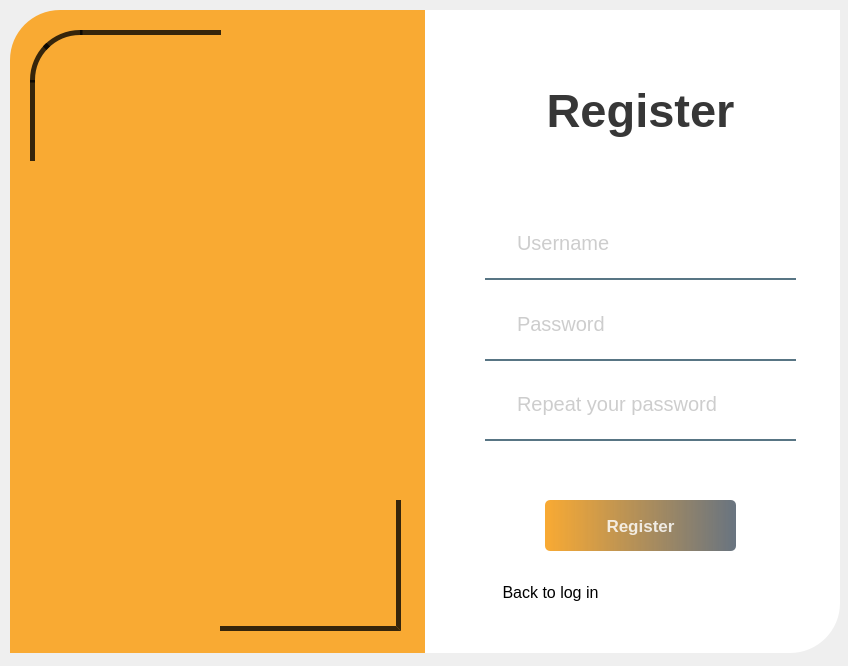
<?xml version="1.0" encoding="UTF-8"?>
<ui version="4.0">
 <class>RegisterWindow</class>
 <widget class="QMainWindow" name="RegisterWindow">
  <property name="geometry">
   <rect>
    <x>0</x>
    <y>0</y>
    <width>848</width>
    <height>666</height>
   </rect>
  </property>
  <property name="windowTitle">
   <string>MainWindow</string>
  </property>
  <widget class="QWidget" name="centralwidget">
   <widget class="QWidget" name="right" native="true">
    <property name="geometry">
     <rect>
      <x>425</x>
      <y>10</y>
      <width>415</width>
      <height>643</height>
     </rect>
    </property>
    <property name="styleSheet">
     <string notr="true">background-color: rgba(255,255,255,255);
border-bottom-right-radius: 50px;</string>
    </property>
    <widget class="QLabel" name="RegisterLabel">
     <property name="geometry">
      <rect>
       <x>110</x>
       <y>70</y>
       <width>211</width>
       <height>61</height>
      </rect>
     </property>
     <property name="sizePolicy">
      <sizepolicy hsizetype="Preferred" vsizetype="Preferred">
       <horstretch>0</horstretch>
       <verstretch>0</verstretch>
      </sizepolicy>
     </property>
     <property name="font">
      <font>
       <pointsize>35</pointsize>
       <bold>true</bold>
      </font>
     </property>
     <property name="styleSheet">
      <string notr="true">color: rgba(0,0,0,200);</string>
     </property>
     <property name="text">
      <string>Register</string>
     </property>
     <property name="alignment">
      <set>Qt::AlignmentFlag::AlignCenter</set>
     </property>
    </widget>
    <widget class="QPushButton" name="RegisterButton">
     <property name="geometry">
      <rect>
       <x>120</x>
       <y>490</y>
       <width>191</width>
       <height>51</height>
      </rect>
     </property>
     <property name="sizePolicy">
      <sizepolicy hsizetype="Preferred" vsizetype="Preferred">
       <horstretch>0</horstretch>
       <verstretch>0</verstretch>
      </sizepolicy>
     </property>
     <property name="font">
      <font>
       <pointsize>13</pointsize>
       <bold>true</bold>
      </font>
     </property>
     <property name="mouseTracking">
      <bool>true</bool>
     </property>
     <property name="focusPolicy">
      <enum>Qt::FocusPolicy::NoFocus</enum>
     </property>
     <property name="styleSheet">
      <string notr="true">QPushButton{
	background-color: qlineargradient(spread:pad, x1:0, y1:0, x2:1, y2:0, stop:0 rgb(249,170,51), stop:1 rgba(85, 98, 112, 226));
	color: rgba(255, 255, 255, 210);
	border-radius: 5px;
}

QPushButton:hover {
background-color: qlineargradient(spread:pad, x1:0, y1:0, x2:1, y2:0, stop:0 rgba(150, 123, 111, 219), stop:1 rgba(85, 81, 84, 226));
}

QPushButton:pressed{
	padding-left: 5px;
	padding-top: 5px;
	background-color: rgba(150, 123, 111, 255);
}</string>
     </property>
     <property name="text">
      <string>Register</string>
     </property>
    </widget>
    <widget class="QPushButton" name="BackToLogInButton">
     <property name="geometry">
      <rect>
       <x>60</x>
       <y>570</y>
       <width>131</width>
       <height>24</height>
      </rect>
     </property>
     <property name="font">
      <font>
       <pointsize>12</pointsize>
      </font>
     </property>
     <property name="cursor">
      <cursorShape>PointingHandCursor</cursorShape>
     </property>
     <property name="styleSheet">
      <string notr="true">color: rgb(0, 0, 0);
background-color: rgb(255, 255, 255);</string>
     </property>
     <property name="text">
      <string>Back to log in</string>
     </property>
     <property name="icon">
      <iconset resource="icons.qrc">
       <normaloff>:/Icons/icons/arrow-left.svg</normaloff>:/Icons/icons/arrow-left.svg</iconset>
     </property>
     <property name="checkable">
      <bool>false</bool>
     </property>
    </widget>
    <widget class="QWidget" name="layoutWidget">
     <property name="geometry">
      <rect>
       <x>60</x>
       <y>170</y>
       <width>311</width>
       <height>261</height>
      </rect>
     </property>
     <layout class="QVBoxLayout" name="Credentials" stretch="1,5,5,5">
      <item>
       <widget class="QLabel" name="StatusRegister">
        <property name="sizePolicy">
         <sizepolicy hsizetype="Preferred" vsizetype="Preferred">
          <horstretch>0</horstretch>
          <verstretch>0</verstretch>
         </sizepolicy>
        </property>
        <property name="font">
         <font>
          <pointsize>13</pointsize>
          <bold>false</bold>
         </font>
        </property>
        <property name="styleSheet">
         <string notr="true">color:  rgb(249,170,51);
background-color: rgb(255, 255, 255);</string>
        </property>
        <property name="midLineWidth">
         <number>0</number>
        </property>
        <property name="text">
         <string/>
        </property>
        <property name="alignment">
         <set>Qt::AlignmentFlag::AlignLeading|Qt::AlignmentFlag::AlignLeft|Qt::AlignmentFlag::AlignVCenter</set>
        </property>
       </widget>
      </item>
      <item>
       <widget class="QWidget" name="UserWidget" native="true">
        <property name="styleSheet">
         <string notr="true">border-bottom: 2px solid rgba(46, 82, 101, 0.8);
border-bottom-left-radius: 0;
border-bottom-right-radius: 0;
</string>
        </property>
        <layout class="QHBoxLayout" name="horizontalLayout_3" stretch="1,0">
         <property name="spacing">
          <number>0</number>
         </property>
         <property name="leftMargin">
          <number>0</number>
         </property>
         <property name="topMargin">
          <number>0</number>
         </property>
         <property name="rightMargin">
          <number>0</number>
         </property>
         <property name="bottomMargin">
          <number>0</number>
         </property>
         <item>
          <widget class="QLabel" name="UserIcon">
           <property name="minimumSize">
            <size>
             <width>10</width>
             <height>10</height>
            </size>
           </property>
           <property name="maximumSize">
            <size>
             <width>30</width>
             <height>30</height>
            </size>
           </property>
           <property name="styleSheet">
            <string notr="true">border: none;</string>
           </property>
           <property name="text">
            <string/>
           </property>
           <property name="pixmap">
            <pixmap resource="icons.qrc">:/Icons/icons/user.svg</pixmap>
           </property>
           <property name="scaledContents">
            <bool>false</bool>
           </property>
          </widget>
         </item>
         <item>
          <widget class="QLineEdit" name="Username">
           <property name="sizePolicy">
            <sizepolicy hsizetype="Preferred" vsizetype="Preferred">
             <horstretch>0</horstretch>
             <verstretch>0</verstretch>
            </sizepolicy>
           </property>
           <property name="font">
            <font>
             <pointsize>15</pointsize>
            </font>
           </property>
           <property name="styleSheet">
            <string notr="true">background-color: rgba(0,0,0,0);
border: none;
color: rgba(0,0,0,100);
</string>
           </property>
           <property name="echoMode">
            <enum>QLineEdit::EchoMode::Normal</enum>
           </property>
           <property name="placeholderText">
            <string>Username</string>
           </property>
          </widget>
         </item>
        </layout>
        <zorder>Username</zorder>
        <zorder>UserIcon</zorder>
       </widget>
      </item>
      <item>
       <widget class="QWidget" name="PassWidget" native="true">
        <property name="styleSheet">
         <string notr="true">border-bottom: 2px solid rgba(46, 82, 101, 0.8);
border-bottom-left-radius: 0;
border-bottom-right-radius: 0;
</string>
        </property>
        <layout class="QHBoxLayout" name="horizontalLayout_4" stretch="1,0">
         <property name="spacing">
          <number>0</number>
         </property>
         <property name="leftMargin">
          <number>0</number>
         </property>
         <property name="topMargin">
          <number>0</number>
         </property>
         <property name="rightMargin">
          <number>0</number>
         </property>
         <property name="bottomMargin">
          <number>0</number>
         </property>
         <item>
          <widget class="QLabel" name="PassIcon">
           <property name="minimumSize">
            <size>
             <width>10</width>
             <height>10</height>
            </size>
           </property>
           <property name="maximumSize">
            <size>
             <width>30</width>
             <height>30</height>
            </size>
           </property>
           <property name="styleSheet">
            <string notr="true">border: none;</string>
           </property>
           <property name="text">
            <string/>
           </property>
           <property name="pixmap">
            <pixmap resource="icons.qrc">:/Icons/icons/lock.svg</pixmap>
           </property>
           <property name="scaledContents">
            <bool>false</bool>
           </property>
          </widget>
         </item>
         <item>
          <widget class="QLineEdit" name="Password">
           <property name="sizePolicy">
            <sizepolicy hsizetype="Preferred" vsizetype="Preferred">
             <horstretch>0</horstretch>
             <verstretch>0</verstretch>
            </sizepolicy>
           </property>
           <property name="font">
            <font>
             <pointsize>15</pointsize>
            </font>
           </property>
           <property name="styleSheet">
            <string notr="true">background-color: rgba(0,0,0,0);
border: none;
color: rgba(0,0,0,100);
</string>
           </property>
           <property name="echoMode">
            <enum>QLineEdit::EchoMode::Password</enum>
           </property>
           <property name="placeholderText">
            <string>Password</string>
           </property>
          </widget>
         </item>
        </layout>
       </widget>
      </item>
      <item>
       <widget class="QWidget" name="RepeatPassWidget" native="true">
        <property name="styleSheet">
         <string notr="true">border-bottom: 2px solid rgba(46, 82, 101, 0.8);
border-bottom-left-radius: 0;
border-bottom-right-radius: 0;
</string>
        </property>
        <layout class="QHBoxLayout" name="horizontalLayout_5" stretch="1,0">
         <property name="spacing">
          <number>0</number>
         </property>
         <property name="leftMargin">
          <number>0</number>
         </property>
         <property name="topMargin">
          <number>0</number>
         </property>
         <property name="rightMargin">
          <number>0</number>
         </property>
         <property name="bottomMargin">
          <number>0</number>
         </property>
         <item>
          <widget class="QLabel" name="RepeatPassIcon">
           <property name="minimumSize">
            <size>
             <width>10</width>
             <height>10</height>
            </size>
           </property>
           <property name="maximumSize">
            <size>
             <width>30</width>
             <height>30</height>
            </size>
           </property>
           <property name="styleSheet">
            <string notr="true">border: none;</string>
           </property>
           <property name="text">
            <string/>
           </property>
           <property name="pixmap">
            <pixmap resource="icons.qrc">:/Icons/icons/lock.svg</pixmap>
           </property>
           <property name="scaledContents">
            <bool>false</bool>
           </property>
          </widget>
         </item>
         <item>
          <widget class="QLineEdit" name="RepeatPassword">
           <property name="sizePolicy">
            <sizepolicy hsizetype="Preferred" vsizetype="Preferred">
             <horstretch>0</horstretch>
             <verstretch>0</verstretch>
            </sizepolicy>
           </property>
           <property name="font">
            <font>
             <pointsize>15</pointsize>
            </font>
           </property>
           <property name="styleSheet">
            <string notr="true">background-color: rgba(0,0,0,0);
border: none;
color: rgba(0,0,0,100);
</string>
           </property>
           <property name="echoMode">
            <enum>QLineEdit::EchoMode::Password</enum>
           </property>
           <property name="placeholderText">
            <string>Repeat your password</string>
           </property>
          </widget>
         </item>
        </layout>
       </widget>
      </item>
     </layout>
    </widget>
   </widget>
   <widget class="QWidget" name="left" native="true">
    <property name="geometry">
     <rect>
      <x>10</x>
      <y>10</y>
      <width>415</width>
      <height>643</height>
     </rect>
    </property>
    <property name="styleSheet">
     <string notr="true">background: rgb(249,170,51);
border-top-left-radius: 50px;</string>
    </property>
    <widget class="QWidget" name="widget" native="true">
     <property name="geometry">
      <rect>
       <x>20</x>
       <y>20</y>
       <width>191</width>
       <height>131</height>
      </rect>
     </property>
     <property name="styleSheet">
      <string notr="true">border-left-color: rgba(0,0,0,200);
border: 5px solid rgba(0,0,0,200);;
border-bottom: none;
border-right: none;</string>
     </property>
    </widget>
    <widget class="QWidget" name="widget_2" native="true">
     <property name="geometry">
      <rect>
       <x>210</x>
       <y>490</y>
       <width>181</width>
       <height>131</height>
      </rect>
     </property>
     <property name="styleSheet">
      <string notr="true">border-left-color: rgba(0,0,0,200);
border: 5px solid rgba(0,0,0,200);;
border-top: none;
border-left: none;</string>
     </property>
    </widget>
    <widget class="QLabel" name="label">
     <property name="geometry">
      <rect>
       <x>50</x>
       <y>170</y>
       <width>341</width>
       <height>241</height>
      </rect>
     </property>
     <property name="styleSheet">
      <string notr="true">border-radius: 20px;</string>
     </property>
     <property name="text">
      <string/>
     </property>
     <property name="pixmap">
      <pixmap resource="icons.qrc">:/Icons100/Icons100/Project_172-10_generated-removebg-preview.png</pixmap>
     </property>
     <property name="scaledContents">
      <bool>true</bool>
     </property>
    </widget>
   </widget>
  </widget>
 </widget>
 <resources>
  <include location="icons.qrc"/>
 </resources>
 <connections/>
</ui>
